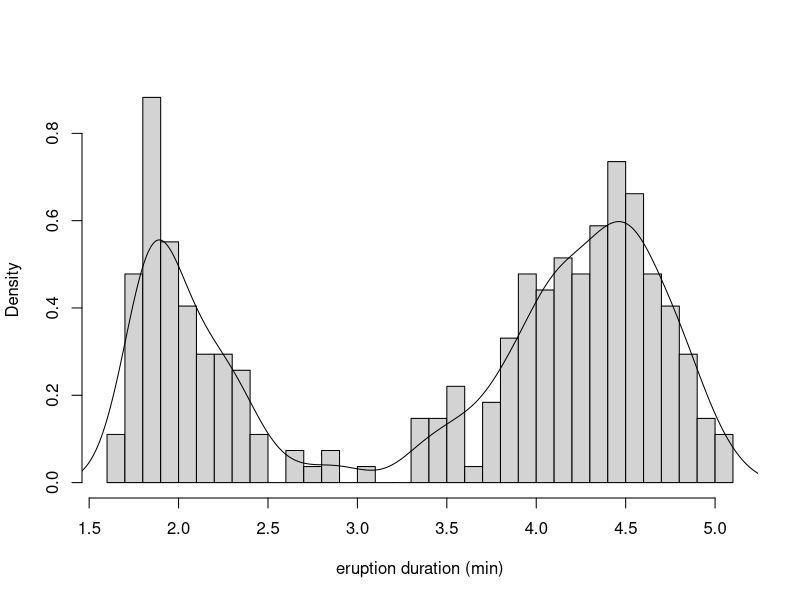

This figure's R source:
## 15.3...

hist(faithful$eruptions,main="",freq=FALSE,breaks=25,xlab="eruption duration (min)")
lines(density(faithful$eruptions,adjust=.4))

